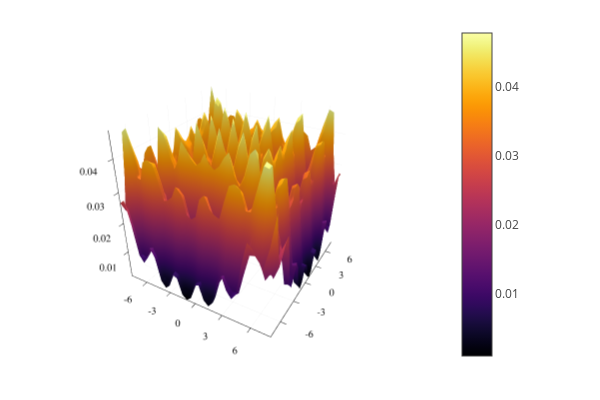

Source (notebook cell):
### Code cell
finalTime = 0.1
finalMat = Matrix{ComplexF32}(undef, posVectSize, posVectSize)

for xf in pos1Vect, xfp in pos2Vect
    sumPos = 0
    for i in 1:posVectSize, j in 1:posVectSize
        x0 = pos1Vect[i]
        x0p = pos2Vect[j]
        sumPos += springPropagator1(xf, xfp, x0, x0p, finalTime, 0) * initMat[i, j]
    end
    finalMat[posToIndex(xf), posToIndex(xfp)] = sumPos
end
currentPlot = surface(pos1Vect, pos2Vect, round.(normalize(abs2.(finalMat)), digits = 6))
# savefig(currentPlot, "currentplot.png")

### Figure 1 — Plotly figure (JSON) as saved in the notebook; plotly's stock layout.template omitted (floating-point values rounded to 4 significant figures; data arrays with more than 128 entries replaced by an {"elided": "..."} marker saying what was removed)
{"data": [{"colorbar": {"len": 0.9525, "title": "", "x": 0.7541, "y": 0.5139}, "colorscale": {"elided": "256x2 mixed values"}, "name": "y1", "opacity": null, "scene": "scene", "showlegend": false, "showscale": true, "type": "surface", "x": [-8, -7.5, -7, -6.5, -6, -5.5, -5, -4.5, -4, -3.5, -3, -2.5, -2, -1.5, -1, -0.5, 0, 0.5, 1, 1.5, 2, 2.5, 3, 3.5, 4, 4.5, 5, 5.5, 6, 6.5, 7, 7.5, 8], "xaxis": "x", "y": [-8, -7.5, -7, -6.5, -6, -5.5, -5, -4.5, -4, -3.5, -3, -2.5, -2, -1.5, -1, -0.5, 0, 0.5, 1, 1.5, 2, 2.5, 3, 3.5, 4, 4.5, 5, 5.5, 6, 6.5, 7, 7.5, 8], "yaxis": "y", "z": {"elided": "33x33 float values"}, "zaxis": "z", "zmax": 0.0478, "zmin": 0.000835}], "layout": {"annotations": [], "height": 400, "legend": {"bgcolor": "rgba(255, 255, 255, 1.000)", "bordercolor": "rgba(0, 0, 0, 1.000)", "borderwidth": 1, "font": {"color": "rgba(0, 0, 0, 1.000)", "family": "sans-serif", "size": 11}, "title": {"font": {"color": "rgba(0, 0, 0, 1.000)", "family": "sans-serif", "size": 15}, "text": ""}, "tracegroupgap": 0, "traceorder": "normal", "x": 1, "xanchor": "auto", "y": 1, "yanchor": "auto"}, "margin": {"b": 20, "l": 0, "r": 0, "t": 20}, "paper_bgcolor": "rgba(255, 255, 255, 1.000)", "plot_bgcolor": "rgba(255, 255, 255, 1.000)", "scene": {"camera": {"eye": {"x": 1.126, "y": -1.95, "z": 1.3}, "projection": "orthographic"}, "domain": {"x": [0.03619, 0.7541], "y": [0.03762, 0.9902]}, "xaxis": {"gridcolor": "rgba(0, 0, 0, 0.100)", "gridwidth": 0.5, "linecolor": "rgba(0, 0, 0, 1.000)", "mirror": false, "range": [-8, 8], "showgrid": true, "showline": true, "showticklabels": true, "tickangle": 0, "tickcolor": "rgb(0, 0, 0)", "tickfont": {"color": "rgba(0, 0, 0, 1.000)", "family": "sans-serif", "size": 11}, "tickmode": "array", "ticks": "inside", "ticktext": ["-6", "-3", "0", "3", "6"], "tickvals": [-6, -3, 0, 3, 6], "title": "", "titlefont": {"color": "rgba(0, 0, 0, 1.000)", "family": "sans-serif", "size": 15}, "type": "-", "visible": true, "zeroline": false, "zerolinecolor": "rgba(0, 0, 0, 1.000)"}, "yaxis": {"gridcolor": "rgba(0, 0, 0, 0.100)", "gridwidth": 0.5, "linecolor": "rgba(0, 0, 0, 1.000)", "mirror": false, "range": [-8, 8], "showgrid": true, "showline": true, "showticklabels": true, "tickangle": 0, "tickcolor": "rgb(0, 0, 0)", "tickfont": {"color": "rgba(0, 0, 0, 1.000)", "family": "sans-serif", "size": 11}, "tickmode": "array", "ticks": "inside", "ticktext": ["-6", "-3", "0", "3", "6"], "tickvals": [-6, -3, 0, 3, 6], "title": "", "titlefont": {"color": "rgba(0, 0, 0, 1.000)", "family": "sans-serif", "size": 15}, "type": "-", "visible": true, "zeroline": false, "zerolinecolor": "rgba(0, 0, 0, 1.000)"}, "zaxis": {"gridcolor": "rgba(0, 0, 0, 0.100)", "gridwidth": 0.5, "linecolor": "rgba(0, 0, 0, 1.000)", "mirror": false, "range": [0.000835, 0.0478], "showgrid": true, "showline": true, "showticklabels": true, "tickangle": 0, "tickcolor": "rgb(0, 0, 0)", "tickfont": {"color": "rgba(0, 0, 0, 1.000)", "family": "sans-serif", "size": 11}, "tickmode": "array", "ticks": "inside", "ticktext": ["0.01", "0.02", "0.03", "0.04"], "tickvals": [0.01, 0.02, 0.03, 0.04], "title": "", "titlefont": {"color": "rgba(0, 0, 0, 1.000)", "family": "sans-serif", "size": 15}, "type": "-", "visible": true, "zeroline": false, "zerolinecolor": "rgba(0, 0, 0, 1.000)"}}, "showlegend": true, "width": 600}}
